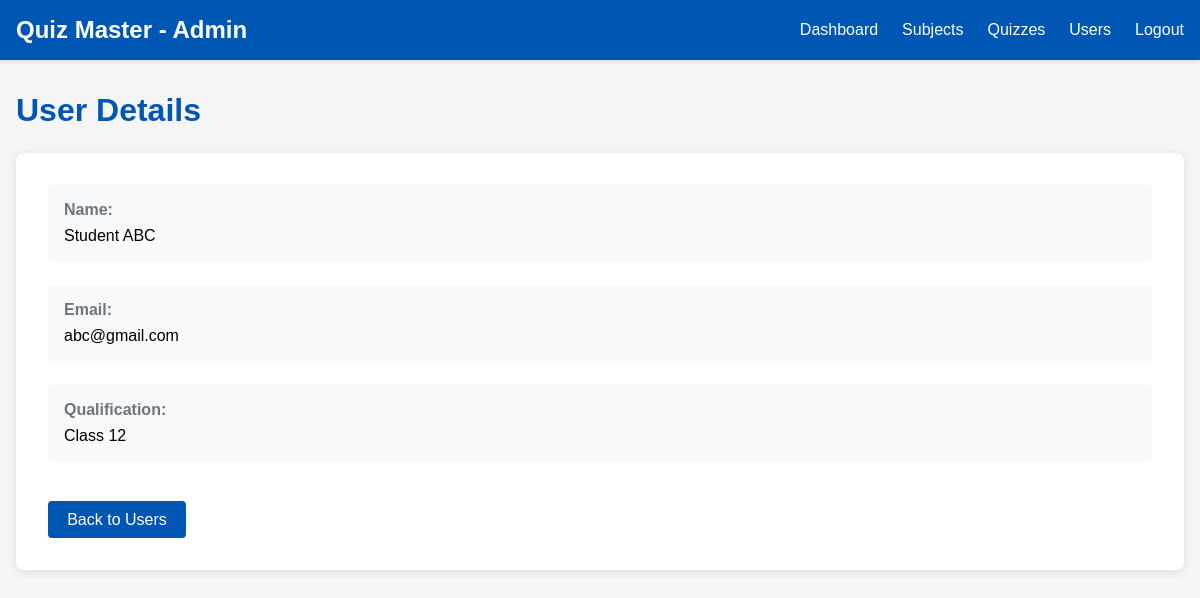
The app's page /admin/users/view/1 (signed in) with its own data.
### app.py (models this page shows)
class User(db.Model):
    u_id = db.Column(db.Integer, primary_key=True)
    email = db.Column(db.String(200), unique = True, nullable = False)
    password = db.Column(db.String(200), nullable = False)
    fname = db.Column(db.String(200))
    qualification = db.Column(db.String(200))
    dob = db.Column(db.Date)
    scores = db.relationship('Score', backref='user')

### app.py (the view)
@app.route('/admin/users/view/<int:u_id>')
def view_user(u_id):
    if not request.cookies.get('admin_id'):
        return redirect('/login')
    user = User.query.get_or_404(u_id)
    return render_template('view_user.html', user=user)

### templates/view_user.html (shortened to what this page needs)
<!DOCTYPE html>
<html lang="en">
<head>
</head>
<body>
    <header>
        <div class="header-content">
            <div class="title">Quiz Master - Admin</div>
            <nav>
                <ul>
                    <li><a href="/admin/dashboard">Dashboard</a></li>
                    <li><a href="/admin/subjects">Subjects</a></li>
                    <li><a href="/admin/quizzes">Quizzes</a></li>
                    <li><a href="/admin/users">Users</a></li>
                    <li><a href="/logout">Logout</a></li>
                </ul>
            </nav>
        </div>
    </header>
    <div class="container">
        <h1>User Details</h1>
        <div class="card">
            <div class="user-info">
                <div class="label">Name:</div>
                <div>{{ user.fname }}</div>
            </div>
            <div class="user-info">
                <div class="label">Email:</div>
                <div>{{ user.email }}</div>
            </div>
            <div class="user-info">
                <div class="label">Qualification:</div>
                <div>{{ user.qualification or 'N/A' }}</div>
            </div>
            <a href="/admin/users" class="btn">Back to Users</a>
        </div>
    </div>
</body>
</html>

### templates/view_user.html (style rules this page uses)
body { font-family: Arial, sans-serif; margin: 0; padding: 0; background-color: #f5f5f5; }
header { background-color: #0056B3; color: white; padding: 1rem; box-shadow: 0 2px 5px #0000001a; }
.header-content { max-width: 1200px; margin: 0 auto; display: flex; justify-content: space-between; align-items: center; }
.title { font-size: 1.5rem; font-weight: bold; }
nav ul { list-style: none; display: flex; margin: 0; padding: 0; }
nav ul li { margin-left: 1.5rem; }
nav ul li a { color: white; text-decoration: none; }
.container { max-width: 1200px; margin: 2rem auto; padding: 0 1rem; }
h1 { color: #0056B3; margin-bottom: 1.5rem; }
.card { background: white; border-radius: 8px; padding: 2rem; box-shadow: 0 2px 10px #0000001a; }
.user-info { margin-bottom: 1.5rem; padding: 1rem; background-color: #f8f9fa; border-radius: 4px; }
.label { font-weight: bold; color: #6c757d; margin-bottom: 0.5rem; }
.btn { display: inline-block; padding: 0.6rem 1.2rem; background-color: #0056B3; color: white; text-decoration: none; border-radius: 4px; border: none; cursor: pointer; margin-top: 1rem; }

### records on screen
User: fname "Student ABC", email "abc@gmail.com", qualification "Class 12"
